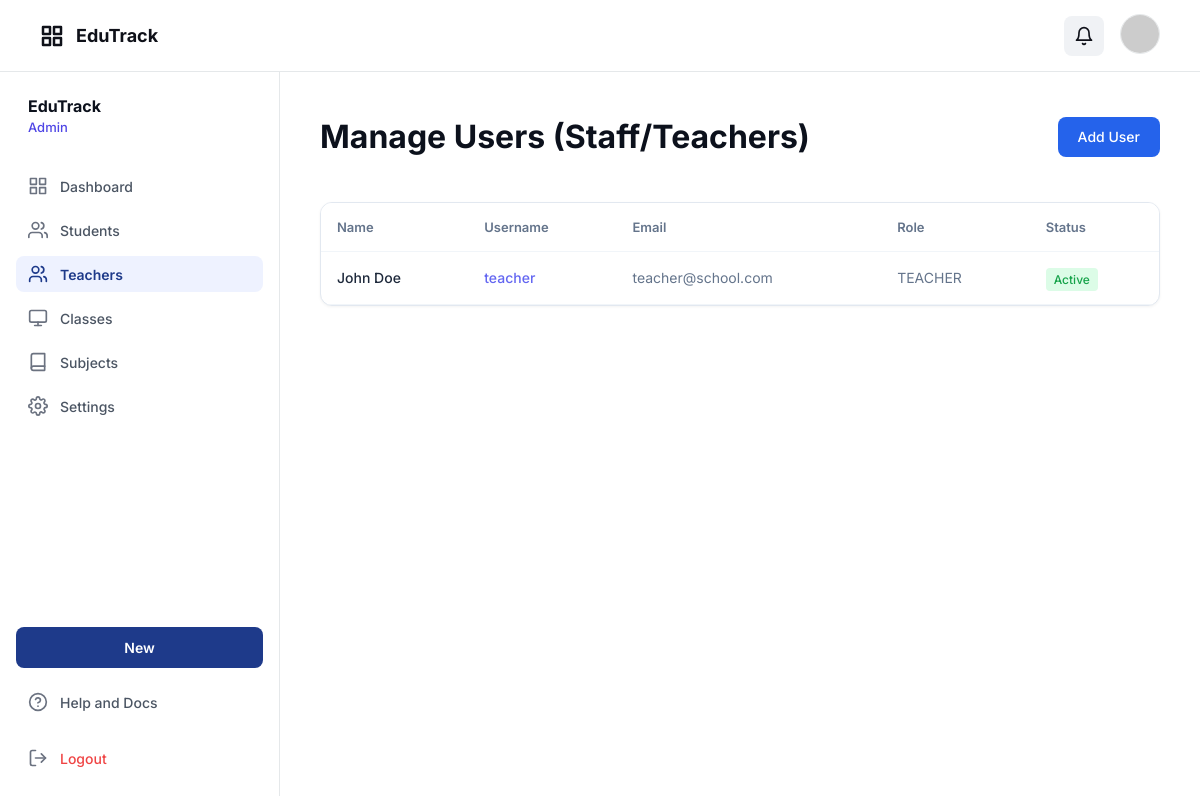
Screenshot of /school_app/index.php?controller=user&action=index (signed in) with the database file from the repository.
### tables this page shows
CREATE TABLE users (
  id BIGINT UNSIGNED NOT NULL AUTO_INCREMENT,
  username VARCHAR(50) NOT NULL,
  email VARCHAR(120) NULL,
  password_hash VARCHAR(255) NOT NULL,
  first_name VARCHAR(80) NOT NULL,
  last_name VARCHAR(80) NOT NULL,
  is_active TINYINT(1) NOT NULL DEFAULT 1,

  created_at TIMESTAMP NOT NULL DEFAULT CURRENT_TIMESTAMP,
  updated_at TIMESTAMP NOT NULL DEFAULT CURRENT_TIMESTAMP ON UPDATE CURRENT_TIMESTAMP,

  PRIMARY KEY (id),
  UNIQUE KEY uq_users_username (username),
  UNIQUE KEY uq_users_email (email)
);

CREATE TABLE roles (
  id TINYINT UNSIGNED NOT NULL AUTO_INCREMENT,
  name VARCHAR(40) NOT NULL,  
  description VARCHAR(255) NULL,
  PRIMARY KEY (id),
  UNIQUE KEY uq_roles_name (name)
);

### school_app/views/admin/teachers/index.php (the view, shortened to what this page needs)
<?php
$db = Database::connect();
$stmt = $db->query("
    SELECT
        u.*,
        r.name as role_name
    FROM users u
    JOIN user_roles ur ON u.id = ur.user_id
    JOIN roles r ON ur.role_id = r.id
    WHERE r.name = 'TEACHER'
    ORDER BY u.first_name, u.last_name
");
$teachers = $stmt->fetchAll(PDO::FETCH_OBJ);
?>
<div class="teachers-container">
    <div style="display: flex; justify-content: space-between; align-items: center; margin-bottom: 24px;">
        <h1 class="text-h1" style="font-weight: 700; font-size: 32px; color: var(--text-dark);">Manage Users (Staff/Teachers)</h1>
        <a href="index.php?controller=user&action=add" class="btn-secondary"
           style="padding: 10px 20px; border-radius: 8px; font-weight: 500; font-size: 14px; background-color: #2563eb; color: #fff; text-decoration: none;">
            Add User
        </a>
    </div>
    <div class="card" style="padding: 0; border: 1px solid #e2e8f0; border-radius: 12px; overflow: hidden; background-color: #fff;">
        <table style="width: 100%; border-collapse: collapse; text-align: left;">
            <thead>
                <tr style="border-bottom: 1px solid #f1f5f9; background-color: #fff;">
                    <th style="padding: 16px; color: #64748b; font-size: 13px; font-weight: 600;">Name</th>
                    <th style="padding: 16px; color: #64748b; font-size: 13px; font-weight: 600;">Username</th>
                    <th style="padding: 16px; color: #64748b; font-size: 13px; font-weight: 600;">Email</th>
                    <th style="padding: 16px; color: #64748b; font-size: 13px; font-weight: 600;">Role</th>
                    <th style="padding: 16px; color: #64748b; font-size: 13px; font-weight: 600;">Status</th>
                </tr>
            </thead>
            <tbody>
                <?php if (!empty($teachers)): ?>
                    <?php foreach ($teachers as $teacher): ?>
                        <tr style="border-bottom: 1px solid #f1f5f9;">
                            <td style="padding: 16px; color: #1e293b; font-weight: 500; font-size: 14px;">
                                <?php echo htmlspecialchars($teacher->first_name . ' ' . $teacher->last_name); ?>
                            </td>
                            <td style="padding: 16px; color: #6366f1; font-weight: 500; font-size: 14px;">
                                <?php echo htmlspecialchars($teacher->username); ?>
                            </td>
                            <td style="padding: 16px; color: #64748b; font-size: 14px;">
                                <?php echo htmlspecialchars($teacher->email); ?>
                            </td>
                            <td style="padding: 16px; color: #64748b; font-size: 14px;">
                                <?php echo htmlspecialchars($teacher->role_name); ?>
                            </td>
                            <td style="padding: 16px;">
                                <?php if ($teacher->is_active): ?>
                                    <span style="padding: 4px 8px; background-color: #dcfce7; color: #16a34a; border-radius: 4px; font-size: 12px; font-weight: 500;">Active</span>
                                <?php else: ?>
                                    <span style="padding: 4px 8px; background-color: #fee2e2; color: #dc2626; border-radius: 4px; font-size: 12px; font-weight: 500;">Inactive</span>
                                <?php endif; ?>
                            </td>
                        </tr>
                    <?php endforeach; ?>
                <?php endif; ?>
            </tbody>
        </table>
    </div>
</div>

### school_app/assets/css/app.css (style rules this page uses)
:root { --primary: #1e3a89; --primary-light: #e8eaf2; --bg-main: #f9f9f9; --bg-white: #ffffff; --text-main: #0f1119; --text-muted: #546691; --text-dark: #0c111c; --border-color: #e5e8ea; --border-input: #d1d6e5; --error: #ef4444; --success: #10b981; --spacing-xs: 4px; --spacing-sm: 8px; --spacing-md: 12px; --spacing-lg: 16px; --spacing-xl: 20px; --spacing-2xl: 24px; --spacing-4xl: 40px; --font-family: "Inter", -apple-system, BlinkMacSystemFont, "Segoe UI", Roboto, sans-serif; --font-size-xs: 12px; --font-size-sm: 14px; --font-size-md: 16px; --font-size-lg: 18px; --font-size-xl: 24px; --font-size-2xl: 28px; --font-size-3xl: 32px; }
* { -webkit-font-smoothing: antialiased; box-sizing: border-box; }
html, body { margin: 0; padding: 0; height: 100%; font-family: var(--font-family); background-color: var(--bg-white); color: var(--text-main); }
a { text-decoration: none; color: inherit; }
.card { background-color: var(--bg-white); border: 1px solid var(--input-border); border-radius: 12px; padding: var(--spacing-2xl); box-shadow: 0 1px 3px rgba(0, 0, 0, 0.05); }
.depth-frame-30, .depth-frame-31, .btn-secondary { background-color: var(--primary-light); color: var(--text-main); border-radius: 8px; height: 40px; display: flex; align-items: center; justify-content: center; }
.text-wrapper-5, .text-h1 { font-weight: 700; font-size: 32px; color: var(--text-main); }

### rows the page displays
users: first_name+last_name "John Doe", username "teacher", email "teacher@school.com", roles.name "TEACHER", is_active "Active"

### other values shown
$displayRole "Admin"
